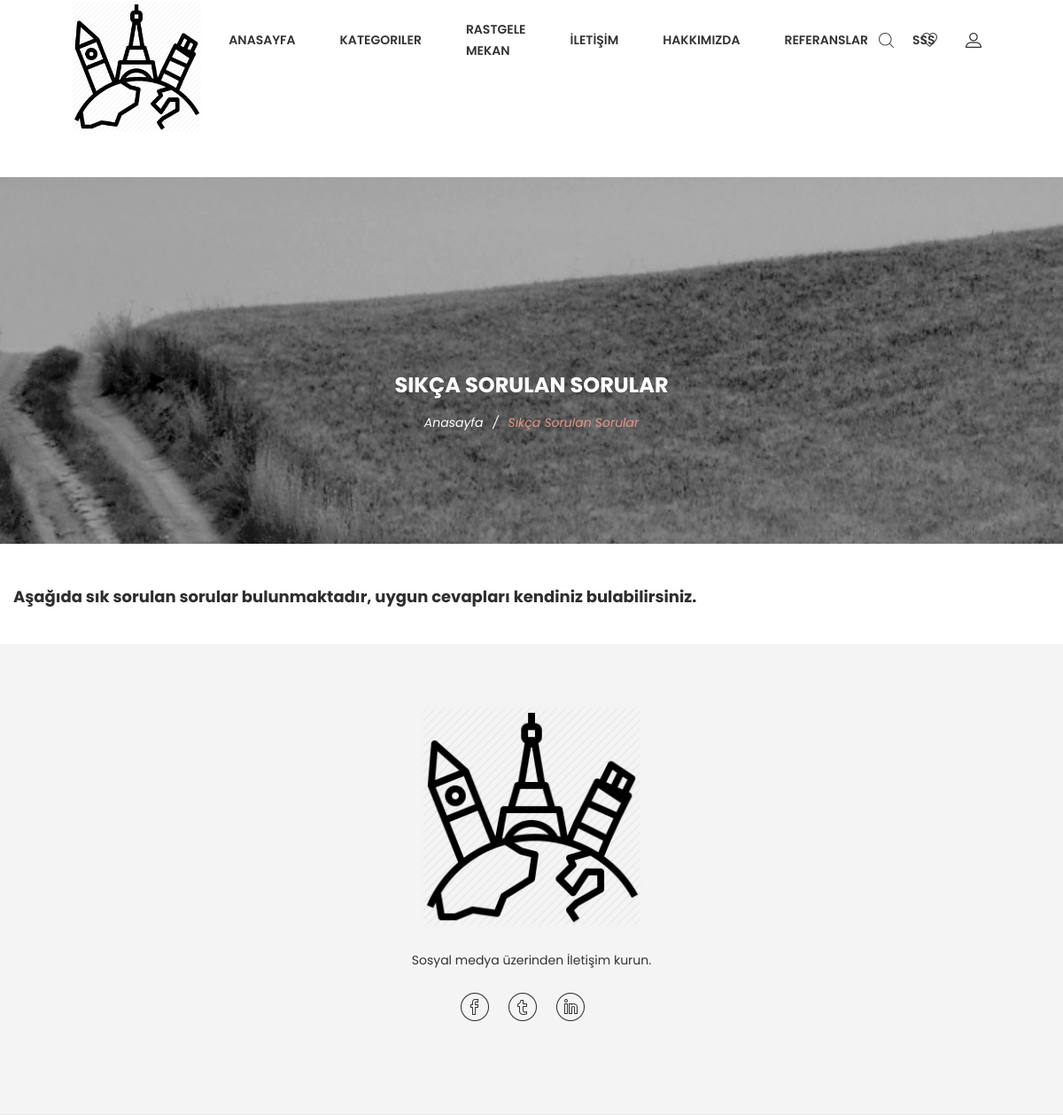
Page /faq/ on the earlier database version.
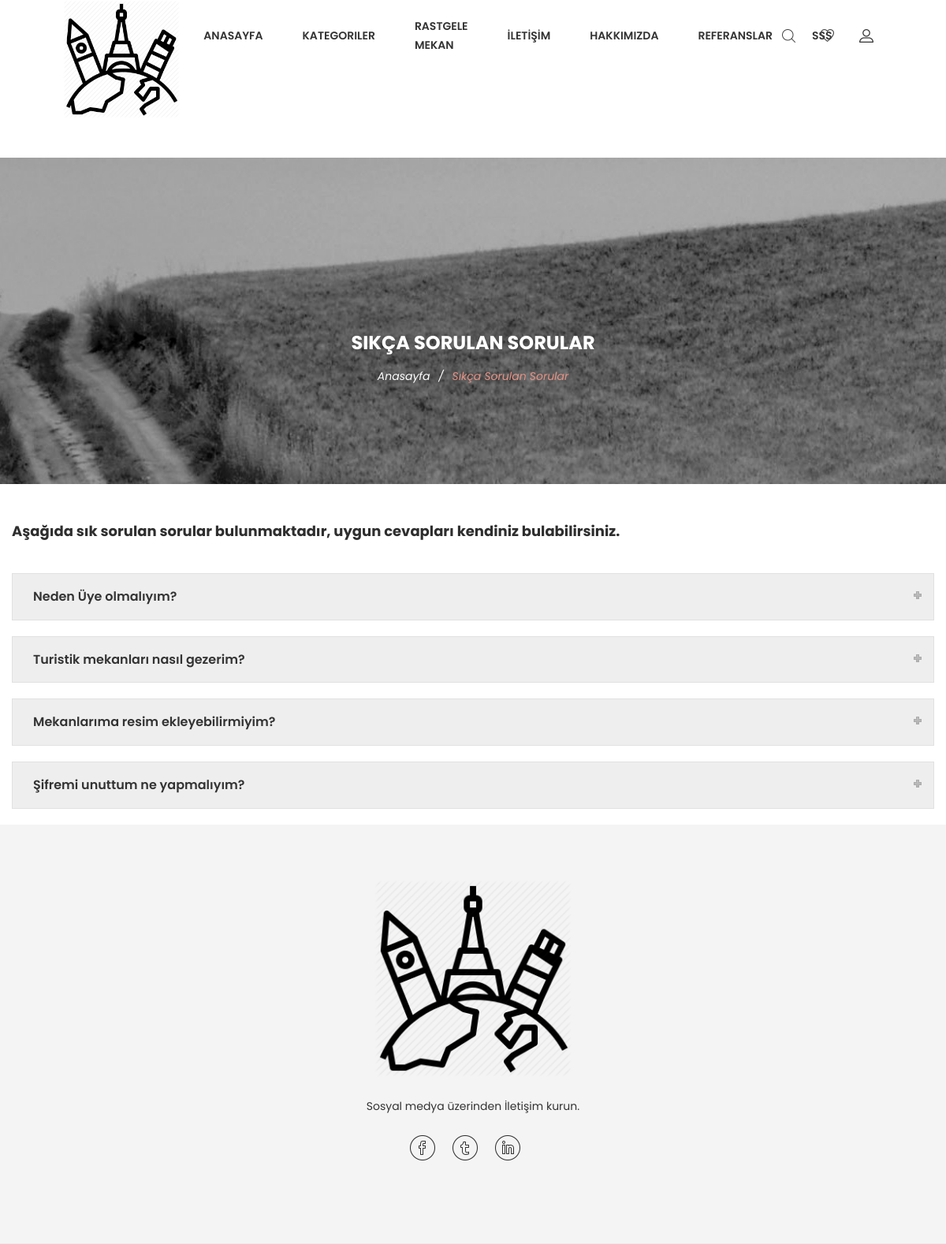
Same page on the later database version.
### home/models.py (models this page shows, shortened)
class FAQ(models.Model):
    STATUS = (
        ('True', 'Evet'),
        ('False', 'Hayır'),
    )
    ordernumber = models.IntegerField()
    question = models.CharField(max_length=150)
    answer = models.TextField()
    status = models.CharField(max_length=10, choices=STATUS)
    create_at = models.DateTimeField(auto_now_add=True)
    update_at = models.DateTimeField(auto_now=True)

### home/views.py (the view)
# urls.py: path('faq/', views.faq, name='faq'),
def faq(request):
    fq = FAQ.objects.filter(status='True').order_by('ordernumber')
    setting = Setting.objects.get(pk=1)
    category = Category.objects.all()
    context = {'faq': fq, "setting": setting, 'category': category}
    return render(request, 'SSS.html', context)

### home/templates/SSS.html (shortened to what this page needs)
{% extends 'HomeBase.html' %}
{% block body %}
    <div class="ht__bradcaump__area bg-image--5">
        <div class="container">
            <div class="row">
                <div class="col-lg-12">
                    <div class="bradcaump__inner text-center">
                        <h2 class="bradcaump-title">Sıkça Sorulan Sorular</h2>
                        <nav class="bradcaump-content">
                            <a class="breadcrumb_item" href="/">Anasayfa</a>
                            <span class="brd-separetor">/</span>
                            <span class="breadcrumb_item active">Sıkça Sorulan Sorular</span>
                        </nav>
                    </div>
                </div>
            </div>
        </div>
    </div>
    <div class="container">
        <div class="row">
            <div class="col-lg-12">
                <br>
                <br>
                <div class="wn__accordeion__content">
                    <h2>Aşağıda sık sorulan sorular bulunmaktadır, uygun cevapları kendiniz bulabilirsiniz.</h2>
                </div>
                <div id="accordion" class="wn_accordion" role="tablist">
                    {% for fq in faq %}
                        <div class="card">
                            <div class="acc-header" role="tab" id="a{{ fq.id }}">
                                <h5>
                                    <a data-toggle="collapse" href="#b{{ fq.id }}" role="button" aria-expanded="false"
                                       aria-controls="b{{ fq.id }}" class="collapsed">{{ fq.question }}</a>
                                </h5>
                            </div>
                        </div>
                    {% endfor %}
                </div>
            </div>
        </div>
    </div>
    </div>
{% endblock %}

Differences in the rows shown:
added FAQ: question "Neden Üye olmalıyım?"
added FAQ: question "Turistik mekanları nasıl gezerim?"
added FAQ: question "Mekanlarıma resim ekleyebilirmiyim?"
added FAQ: question "Şifremi unuttum ne yapmalıyım?"
